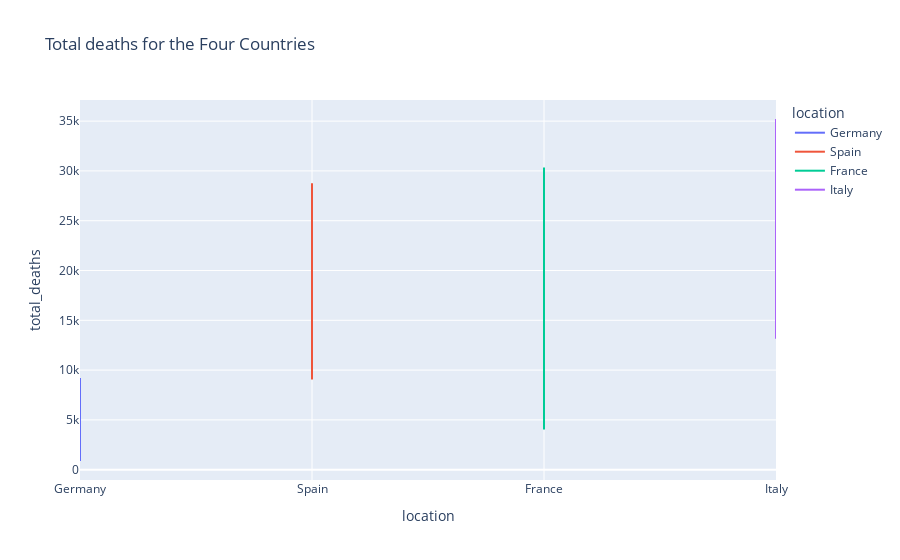

Notebook cell for this chart:
### Markdown cell above
1. Plot a line plot with plotly express for total deaths four the four countries (Spain, France, Germany, Italy) after April 1, 2020.

### Code cell
import pandas as pd
import datetime
import matplotlib.pyplot as plt
import seaborn as sns
import plotly.express as px


corona = pd.read_csv('owid-covid-data.csv', parse_dates=["date"], low_memory=False)
april = pd.to_datetime("2020-04-01")
corona=corona[pd.to_datetime(corona['date']) > april]
locations= pd.DataFrame({'location':['Spain', 'France', 'Germany', 'Italy']})

four_countries=pd.merge(corona, locations, left_on= ['location'], right_on= ['location'],how="inner")
four_countries

fig = px.line(four_countries,x = "location", y = "total_deaths",color='location', title = "Total deaths for the Four Countries")

fig.show()

### Figure 1 — Plotly figure (JSON) as saved in the notebook; plotly's stock layout.template omitted (floating-point values rounded to 4 significant figures; data arrays with more than 128 entries replaced by an {"elided": "..."} marker saying what was removed)
{"data": [{"hovertemplate": "location=%{x}<br>total_deaths=%{y}<extra></extra>", "legendgroup": "Germany", "line": {"color": "#636efa", "dash": "solid"}, "mode": "lines", "name": "Germany", "orientation": "v", "showlegend": true, "type": "scatter", "x": {"elided": "133 str values"}, "xaxis": "x", "y": {"elided": "133 int values"}, "yaxis": "y"}, {"hovertemplate": "location=%{x}<br>total_deaths=%{y}<extra></extra>", "legendgroup": "Spain", "line": {"color": "#EF553B", "dash": "solid"}, "mode": "lines", "name": "Spain", "orientation": "v", "showlegend": true, "type": "scatter", "x": {"elided": "132 str values"}, "xaxis": "x", "y": {"elided": "132 int values"}, "yaxis": "y"}, {"hovertemplate": "location=%{x}<br>total_deaths=%{y}<extra></extra>", "legendgroup": "France", "line": {"color": "#00cc96", "dash": "solid"}, "mode": "lines", "name": "France", "orientation": "v", "showlegend": true, "type": "scatter", "x": {"elided": "133 str values"}, "xaxis": "x", "y": {"elided": "133 int values"}, "yaxis": "y"}, {"hovertemplate": "location=%{x}<br>total_deaths=%{y}<extra></extra>", "legendgroup": "Italy", "line": {"color": "#ab63fa", "dash": "solid"}, "mode": "lines", "name": "Italy", "orientation": "v", "showlegend": true, "type": "scatter", "x": {"elided": "133 str values"}, "xaxis": "x", "y": {"elided": "133 int values"}, "yaxis": "y"}], "layout": {"legend": {"title": {"text": "location"}, "tracegroupgap": 0}, "title": {"text": "Total deaths for the Four Countries"}, "xaxis": {"anchor": "y", "categoryarray": ["Germany", "Spain", "France", "Italy"], "categoryorder": "array", "domain": [0, 1], "title": {"text": "location"}}, "yaxis": {"anchor": "x", "domain": [0, 1], "title": {"text": "total_deaths"}}}}
